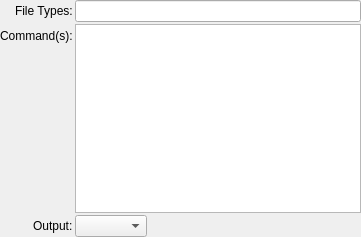
<?xml version="1.0" encoding="UTF-8"?>
<ui version="4.0">
 <class>DragCommand</class>
 <widget class="QWidget" name="DragCommand">
  <property name="geometry">
   <rect>
    <x>0</x>
    <y>0</y>
    <width>361</width>
    <height>237</height>
   </rect>
  </property>
  <property name="windowTitle">
   <string>Form</string>
  </property>
  <layout class="QFormLayout" name="formLayout_2">
   <property name="fieldGrowthPolicy">
    <enum>QFormLayout::AllNonFixedFieldsGrow</enum>
   </property>
   <property name="labelAlignment">
    <set>Qt::AlignRight|Qt::AlignTrailing|Qt::AlignVCenter</set>
   </property>
   <property name="horizontalSpacing">
    <number>2</number>
   </property>
   <property name="verticalSpacing">
    <number>2</number>
   </property>
   <property name="margin">
    <number>0</number>
   </property>
   <item row="0" column="0">
    <widget class="QLabel" name="label">
     <property name="text">
      <string>File Types:</string>
     </property>
    </widget>
   </item>
   <item row="0" column="1">
    <layout class="QHBoxLayout" name="horizontalLayout_2">
     <item>
      <widget class="QLineEdit" name="lineEditExtensions"/>
     </item>
    </layout>
   </item>
   <item row="1" column="0">
    <widget class="QLabel" name="label_2">
     <property name="text">
      <string>Command(s):</string>
     </property>
    </widget>
   </item>
   <item row="1" column="1">
    <widget class="QPlainTextEdit" name="command">
     <property name="sizePolicy">
      <sizepolicy hsizetype="Expanding" vsizetype="Expanding">
       <horstretch>0</horstretch>
       <verstretch>1</verstretch>
      </sizepolicy>
     </property>
    </widget>
   </item>
   <item row="2" column="0">
    <widget class="QLabel" name="label_4">
     <property name="text">
      <string>Output:</string>
     </property>
    </widget>
   </item>
   <item row="2" column="1">
    <layout class="QHBoxLayout" name="horizontalLayout_3">
     <item>
      <widget class="QComboBox" name="comboBoxOutput"/>
     </item>
     <item>
      <spacer name="horizontalSpacer_3">
       <property name="orientation">
        <enum>Qt::Horizontal</enum>
       </property>
       <property name="sizeHint" stdset="0">
        <size>
         <width>40</width>
         <height>20</height>
        </size>
       </property>
      </spacer>
     </item>
    </layout>
   </item>
  </layout>
 </widget>
 <resources/>
 <connections/>
</ui>
